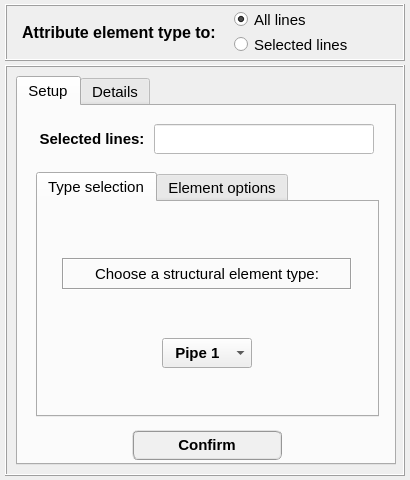
<?xml version="1.0" encoding="UTF-8"?>
<ui version="4.0">
 <class>Dialog</class>
 <widget class="QDialog" name="Dialog">
  <property name="windowModality">
   <enum>Qt::NonModal</enum>
  </property>
  <property name="geometry">
   <rect>
    <x>0</x>
    <y>0</y>
    <width>410</width>
    <height>480</height>
   </rect>
  </property>
  <property name="sizePolicy">
   <sizepolicy hsizetype="Fixed" vsizetype="Fixed">
    <horstretch>0</horstretch>
    <verstretch>0</verstretch>
   </sizepolicy>
  </property>
  <property name="minimumSize">
   <size>
    <width>410</width>
    <height>480</height>
   </size>
  </property>
  <property name="maximumSize">
   <size>
    <width>410</width>
    <height>480</height>
   </size>
  </property>
  <property name="contextMenuPolicy">
   <enum>Qt::DefaultContextMenu</enum>
  </property>
  <property name="windowTitle">
   <string> Set: structural element type</string>
  </property>
  <property name="whatsThis">
   <string/>
  </property>
  <layout class="QGridLayout" name="gridLayout">
   <property name="leftMargin">
    <number>4</number>
   </property>
   <property name="topMargin">
    <number>4</number>
   </property>
   <property name="rightMargin">
    <number>4</number>
   </property>
   <property name="bottomMargin">
    <number>4</number>
   </property>
   <property name="spacing">
    <number>4</number>
   </property>
   <item row="0" column="0">
    <widget class="QFrame" name="frame">
     <property name="minimumSize">
      <size>
       <width>400</width>
       <height>57</height>
      </size>
     </property>
     <property name="maximumSize">
      <size>
       <width>450</width>
       <height>57</height>
      </size>
     </property>
     <property name="frameShape">
      <enum>QFrame::Box</enum>
     </property>
     <property name="frameShadow">
      <enum>QFrame::Raised</enum>
     </property>
     <property name="lineWidth">
      <number>1</number>
     </property>
     <layout class="QGridLayout" name="gridLayout_5">
      <property name="leftMargin">
       <number>0</number>
      </property>
      <property name="topMargin">
       <number>0</number>
      </property>
      <property name="rightMargin">
       <number>0</number>
      </property>
      <property name="bottomMargin">
       <number>0</number>
      </property>
      <property name="spacing">
       <number>0</number>
      </property>
      <item row="0" column="0">
       <widget class="QFrame" name="frame_5">
        <property name="frameShape">
         <enum>QFrame::NoFrame</enum>
        </property>
        <property name="frameShadow">
         <enum>QFrame::Raised</enum>
        </property>
        <layout class="QGridLayout" name="gridLayout_4">
         <item row="0" column="1">
          <widget class="QLabel" name="label">
           <property name="font">
            <font>
             <family>MS Shell Dlg 2</family>
             <pointsize>12</pointsize>
             <weight>75</weight>
             <italic>false</italic>
             <bold>true</bold>
            </font>
           </property>
           <property name="text">
            <string>Attribute element type to:</string>
           </property>
           <property name="textFormat">
            <enum>Qt::AutoText</enum>
           </property>
           <property name="alignment">
            <set>Qt::AlignCenter</set>
           </property>
          </widget>
         </item>
         <item row="0" column="0">
          <widget class="QFrame" name="frame_7">
           <property name="frameShape">
            <enum>QFrame::NoFrame</enum>
           </property>
           <property name="frameShadow">
            <enum>QFrame::Raised</enum>
           </property>
          </widget>
         </item>
        </layout>
       </widget>
      </item>
      <item row="0" column="1">
       <widget class="QFrame" name="frame_3">
        <property name="frameShape">
         <enum>QFrame::NoFrame</enum>
        </property>
        <property name="frameShadow">
         <enum>QFrame::Raised</enum>
        </property>
        <layout class="QGridLayout" name="gridLayout_3">
         <property name="topMargin">
          <number>0</number>
         </property>
         <property name="rightMargin">
          <number>0</number>
         </property>
         <property name="bottomMargin">
          <number>0</number>
         </property>
         <property name="spacing">
          <number>0</number>
         </property>
         <item row="1" column="0">
          <widget class="QRadioButton" name="radioButton_entity">
           <property name="minimumSize">
            <size>
             <width>128</width>
             <height>23</height>
            </size>
           </property>
           <property name="maximumSize">
            <size>
             <width>128</width>
             <height>23</height>
            </size>
           </property>
           <property name="font">
            <font>
             <family>MS Shell Dlg 2</family>
             <pointsize>11</pointsize>
             <weight>50</weight>
             <italic>false</italic>
             <bold>false</bold>
             <stylestrategy>PreferAntialias</stylestrategy>
            </font>
           </property>
           <property name="focusPolicy">
            <enum>Qt::ClickFocus</enum>
           </property>
           <property name="text">
            <string>Selected lines</string>
           </property>
           <property name="checked">
            <bool>false</bool>
           </property>
          </widget>
         </item>
         <item row="0" column="0">
          <widget class="QRadioButton" name="radioButton_all">
           <property name="enabled">
            <bool>true</bool>
           </property>
           <property name="minimumSize">
            <size>
             <width>128</width>
             <height>23</height>
            </size>
           </property>
           <property name="maximumSize">
            <size>
             <width>128</width>
             <height>23</height>
            </size>
           </property>
           <property name="font">
            <font>
             <family>MS Shell Dlg 2</family>
             <pointsize>11</pointsize>
             <weight>50</weight>
             <italic>false</italic>
             <bold>false</bold>
             <stylestrategy>PreferAntialias</stylestrategy>
            </font>
           </property>
           <property name="focusPolicy">
            <enum>Qt::ClickFocus</enum>
           </property>
           <property name="text">
            <string>All lines</string>
           </property>
           <property name="checked">
            <bool>true</bool>
           </property>
          </widget>
         </item>
         <item row="0" column="1">
          <widget class="QFrame" name="frame_6">
           <property name="frameShape">
            <enum>QFrame::NoFrame</enum>
           </property>
           <property name="frameShadow">
            <enum>QFrame::Raised</enum>
           </property>
          </widget>
         </item>
        </layout>
       </widget>
      </item>
     </layout>
    </widget>
   </item>
   <item row="1" column="0">
    <widget class="QFrame" name="frame_2">
     <property name="sizePolicy">
      <sizepolicy hsizetype="Preferred" vsizetype="Preferred">
       <horstretch>40</horstretch>
       <verstretch>0</verstretch>
      </sizepolicy>
     </property>
     <property name="minimumSize">
      <size>
       <width>400</width>
       <height>387</height>
      </size>
     </property>
     <property name="maximumSize">
      <size>
       <width>400</width>
       <height>587</height>
      </size>
     </property>
     <property name="font">
      <font>
       <pointsize>12</pointsize>
       <italic>true</italic>
      </font>
     </property>
     <property name="frameShape">
      <enum>QFrame::Box</enum>
     </property>
     <property name="frameShadow">
      <enum>QFrame::Raised</enum>
     </property>
     <layout class="QGridLayout" name="gridLayout_2">
      <item row="0" column="0">
       <widget class="QTabWidget" name="tabWidget_main">
        <property name="minimumSize">
         <size>
          <width>380</width>
          <height>0</height>
         </size>
        </property>
        <property name="maximumSize">
         <size>
          <width>380</width>
          <height>16777215</height>
         </size>
        </property>
        <property name="font">
         <font>
          <family>MS Shell Dlg 2</family>
          <pointsize>11</pointsize>
          <weight>50</weight>
          <italic>false</italic>
          <bold>false</bold>
         </font>
        </property>
        <property name="currentIndex">
         <number>0</number>
        </property>
        <widget class="QWidget" name="tab_setup">
         <attribute name="title">
          <string>Setup</string>
         </attribute>
         <widget class="QPushButton" name="pushButton_confirm">
          <property name="geometry">
           <rect>
            <x>114</x>
            <y>324</y>
            <width>150</width>
            <height>30</height>
           </rect>
          </property>
          <property name="minimumSize">
           <size>
            <width>150</width>
            <height>30</height>
           </size>
          </property>
          <property name="maximumSize">
           <size>
            <width>150</width>
            <height>30</height>
           </size>
          </property>
          <property name="font">
           <font>
            <family>MS Shell Dlg 2</family>
            <pointsize>11</pointsize>
            <weight>75</weight>
            <italic>false</italic>
            <bold>true</bold>
           </font>
          </property>
          <property name="styleSheet">
           <string notr="true">QPushButton{border-radius: 6px; border-color: rgb(150, 150, 150); border-style: ridge; border-width: 2px; color: rgb(0, 0, 0); background-color: rgb(240, 240, 240); font: 75 bold 11pt &quot;MS Shell Dlg 2&quot;}
QPushButton:hover{border-radius: 6px; border-color: rgb(0, 170, 255); border-style: ridge; border-width: 2px; color: rgb(0, 0, 0); background-color: rgba(174, 213, 255, 100); font: 75 bold 11pt &quot;MS Shell Dlg 2&quot;}
QPushButton:pressed{border-radius: 6px; border-color: rgb(0, 170, 255); border-style: ridge; border-width: 3px; color: rgb(0, 0, 0); background-color: rgb(174, 213, 255); font: 75 bold 11pt &quot;MS Shell Dlg 2&quot;}</string>
          </property>
          <property name="text">
           <string>Confirm</string>
          </property>
         </widget>
         <widget class="QLineEdit" name="lineEdit_selected_ID">
          <property name="enabled">
           <bool>true</bool>
          </property>
          <property name="geometry">
           <rect>
            <x>136</x>
            <y>18</y>
            <width>220</width>
            <height>30</height>
           </rect>
          </property>
          <property name="minimumSize">
           <size>
            <width>220</width>
            <height>30</height>
           </size>
          </property>
          <property name="maximumSize">
           <size>
            <width>220</width>
            <height>30</height>
           </size>
          </property>
          <property name="font">
           <font>
            <family>MS Shell Dlg 2</family>
            <pointsize>11</pointsize>
            <weight>50</weight>
            <italic>false</italic>
            <bold>false</bold>
           </font>
          </property>
          <property name="focusPolicy">
           <enum>Qt::ClickFocus</enum>
          </property>
          <property name="styleSheet">
           <string notr="true">background-color: rgb(255, 255, 255);
color: rgb(0, 0, 255);</string>
          </property>
          <property name="text">
           <string/>
          </property>
          <property name="alignment">
           <set>Qt::AlignCenter</set>
          </property>
         </widget>
         <widget class="QLabel" name="label_3">
          <property name="geometry">
           <rect>
            <x>14</x>
            <y>20</y>
            <width>120</width>
            <height>26</height>
           </rect>
          </property>
          <property name="minimumSize">
           <size>
            <width>120</width>
            <height>26</height>
           </size>
          </property>
          <property name="maximumSize">
           <size>
            <width>120</width>
            <height>26</height>
           </size>
          </property>
          <property name="font">
           <font>
            <family>MS Shell Dlg 2</family>
            <pointsize>11</pointsize>
            <weight>75</weight>
            <italic>false</italic>
            <bold>true</bold>
           </font>
          </property>
          <property name="text">
           <string>Selected lines:</string>
          </property>
          <property name="textFormat">
           <enum>Qt::AutoText</enum>
          </property>
          <property name="alignment">
           <set>Qt::AlignCenter</set>
          </property>
         </widget>
         <widget class="QTabWidget" name="tabWidget_selection_options">
          <property name="geometry">
           <rect>
            <x>18</x>
            <y>66</y>
            <width>343</width>
            <height>245</height>
           </rect>
          </property>
          <property name="minimumSize">
           <size>
            <width>343</width>
            <height>205</height>
           </size>
          </property>
          <property name="maximumSize">
           <size>
            <width>343</width>
            <height>400</height>
           </size>
          </property>
          <property name="currentIndex">
           <number>0</number>
          </property>
          <widget class="QWidget" name="tab_type_selection">
           <attribute name="title">
            <string>Type selection</string>
           </attribute>
           <widget class="QComboBox" name="comboBox">
            <property name="geometry">
             <rect>
              <x>124</x>
              <y>136</y>
              <width>90</width>
              <height>30</height>
             </rect>
            </property>
            <property name="minimumSize">
             <size>
              <width>90</width>
              <height>30</height>
             </size>
            </property>
            <property name="maximumSize">
             <size>
              <width>90</width>
              <height>30</height>
             </size>
            </property>
            <property name="font">
             <font>
              <family>MS Shell Dlg 2</family>
              <pointsize>11</pointsize>
              <weight>75</weight>
              <italic>false</italic>
              <bold>true</bold>
             </font>
            </property>
            <property name="layoutDirection">
             <enum>Qt::LeftToRight</enum>
            </property>
            <property name="autoFillBackground">
             <bool>false</bool>
            </property>
            <property name="styleSheet">
             <string notr="true"/>
            </property>
            <property name="currentText">
             <string>  Pipe 1</string>
            </property>
            <property name="currentIndex">
             <number>0</number>
            </property>
            <property name="maxCount">
             <number>500</number>
            </property>
            <property name="insertPolicy">
             <enum>QComboBox::InsertAtBottom</enum>
            </property>
            <property name="sizeAdjustPolicy">
             <enum>QComboBox::AdjustToMinimumContentsLength</enum>
            </property>
            <property name="duplicatesEnabled">
             <bool>false</bool>
            </property>
            <item>
             <property name="text">
              <string>  Pipe 1</string>
             </property>
            </item>
            <item>
             <property name="text">
              <string>Beam_1</string>
             </property>
            </item>
           </widget>
           <widget class="QLabel" name="label_2">
            <property name="geometry">
             <rect>
              <x>24</x>
              <y>56</y>
              <width>290</width>
              <height>32</height>
             </rect>
            </property>
            <property name="minimumSize">
             <size>
              <width>290</width>
              <height>32</height>
             </size>
            </property>
            <property name="maximumSize">
             <size>
              <width>290</width>
              <height>32</height>
             </size>
            </property>
            <property name="font">
             <font>
              <family>Arial</family>
              <pointsize>11</pointsize>
              <weight>50</weight>
              <italic>false</italic>
              <bold>false</bold>
             </font>
            </property>
            <property name="frameShape">
             <enum>QFrame::Box</enum>
            </property>
            <property name="frameShadow">
             <enum>QFrame::Sunken</enum>
            </property>
            <property name="midLineWidth">
             <number>0</number>
            </property>
            <property name="text">
             <string>Choose a structural element type:</string>
            </property>
            <property name="alignment">
             <set>Qt::AlignCenter</set>
            </property>
           </widget>
          </widget>
          <widget class="QWidget" name="tab_element_options">
           <attribute name="title">
            <string>Element options</string>
           </attribute>
           <widget class="QFrame" name="frame_4">
            <property name="geometry">
             <rect>
              <x>8</x>
              <y>10</y>
              <width>320</width>
              <height>197</height>
             </rect>
            </property>
            <property name="minimumSize">
             <size>
              <width>320</width>
              <height>0</height>
             </size>
            </property>
            <property name="maximumSize">
             <size>
              <width>320</width>
              <height>16777215</height>
             </size>
            </property>
            <property name="frameShape">
             <enum>QFrame::Box</enum>
            </property>
            <property name="frameShadow">
             <enum>QFrame::Raised</enum>
            </property>
            <widget class="QLabel" name="label_5">
             <property name="geometry">
              <rect>
               <x>0</x>
               <y>0</y>
               <width>320</width>
               <height>38</height>
              </rect>
             </property>
             <property name="minimumSize">
              <size>
               <width>320</width>
               <height>38</height>
              </size>
             </property>
             <property name="maximumSize">
              <size>
               <width>320</width>
               <height>38</height>
              </size>
             </property>
             <property name="font">
              <font>
               <family>MS Shell Dlg 2</family>
               <pointsize>11</pointsize>
               <weight>50</weight>
               <italic>false</italic>
               <bold>false</bold>
              </font>
             </property>
             <property name="frameShape">
              <enum>QFrame::Box</enum>
             </property>
             <property name="frameShadow">
              <enum>QFrame::Raised</enum>
             </property>
             <property name="midLineWidth">
              <number>0</number>
             </property>
             <property name="text">
              <string>Element setup</string>
             </property>
             <property name="alignment">
              <set>Qt::AlignCenter</set>
             </property>
            </widget>
            <widget class="QFrame" name="frame_wall_formulation">
             <property name="geometry">
              <rect>
               <x>8</x>
               <y>79</y>
               <width>150</width>
               <height>104</height>
              </rect>
             </property>
             <property name="minimumSize">
              <size>
               <width>150</width>
               <height>104</height>
              </size>
             </property>
             <property name="maximumSize">
              <size>
               <width>150</width>
               <height>104</height>
              </size>
             </property>
             <property name="frameShape">
              <enum>QFrame::Box</enum>
             </property>
             <property name="frameShadow">
              <enum>QFrame::Sunken</enum>
             </property>
             <widget class="QRadioButton" name="radioButton_thick_wall_formulation">
              <property name="geometry">
               <rect>
                <x>38</x>
                <y>72</y>
                <width>90</width>
                <height>28</height>
               </rect>
              </property>
              <property name="minimumSize">
               <size>
                <width>90</width>
                <height>28</height>
               </size>
              </property>
              <property name="maximumSize">
               <size>
                <width>90</width>
                <height>28</height>
               </size>
              </property>
              <property name="font">
               <font>
                <pointsize>11</pointsize>
                <italic>false</italic>
               </font>
              </property>
              <property name="text">
               <string>Thick</string>
              </property>
              <property name="checked">
               <bool>false</bool>
              </property>
             </widget>
             <widget class="QRadioButton" name="radioButton_thin_wall_formulation">
              <property name="geometry">
               <rect>
                <x>38</x>
                <y>36</y>
                <width>90</width>
                <height>28</height>
               </rect>
              </property>
              <property name="minimumSize">
               <size>
                <width>90</width>
                <height>28</height>
               </size>
              </property>
              <property name="maximumSize">
               <size>
                <width>90</width>
                <height>28</height>
               </size>
              </property>
              <property name="font">
               <font>
                <pointsize>11</pointsize>
                <italic>false</italic>
               </font>
              </property>
              <property name="text">
               <string>Thin</string>
              </property>
              <property name="checked">
               <bool>true</bool>
              </property>
             </widget>
             <widget class="QLabel" name="label_wall_formulation">
              <property name="geometry">
               <rect>
                <x>0</x>
                <y>0</y>
                <width>150</width>
                <height>32</height>
               </rect>
              </property>
              <property name="minimumSize">
               <size>
                <width>150</width>
                <height>32</height>
               </size>
              </property>
              <property name="maximumSize">
               <size>
                <width>150</width>
                <height>32</height>
               </size>
              </property>
              <property name="font">
               <font>
                <family>Arial</family>
                <pointsize>11</pointsize>
                <weight>50</weight>
                <italic>false</italic>
                <bold>false</bold>
               </font>
              </property>
              <property name="frameShape">
               <enum>QFrame::Box</enum>
              </property>
              <property name="frameShadow">
               <enum>QFrame::Sunken</enum>
              </property>
              <property name="midLineWidth">
               <number>0</number>
              </property>
              <property name="text">
               <string>Wall formulation</string>
              </property>
              <property name="alignment">
               <set>Qt::AlignCenter</set>
              </property>
             </widget>
            </widget>
            <widget class="QFrame" name="frame_force_offset">
             <property name="geometry">
              <rect>
               <x>164</x>
               <y>79</y>
               <width>150</width>
               <height>104</height>
              </rect>
             </property>
             <property name="minimumSize">
              <size>
               <width>150</width>
               <height>104</height>
              </size>
             </property>
             <property name="maximumSize">
              <size>
               <width>150</width>
               <height>104</height>
              </size>
             </property>
             <property name="frameShape">
              <enum>QFrame::Box</enum>
             </property>
             <property name="frameShadow">
              <enum>QFrame::Sunken</enum>
             </property>
             <widget class="QRadioButton" name="radioButton_force_offset_off">
              <property name="geometry">
               <rect>
                <x>40</x>
                <y>72</y>
                <width>80</width>
                <height>28</height>
               </rect>
              </property>
              <property name="minimumSize">
               <size>
                <width>80</width>
                <height>28</height>
               </size>
              </property>
              <property name="maximumSize">
               <size>
                <width>80</width>
                <height>28</height>
               </size>
              </property>
              <property name="font">
               <font>
                <pointsize>11</pointsize>
                <italic>false</italic>
               </font>
              </property>
              <property name="text">
               <string>No</string>
              </property>
              <property name="checked">
               <bool>false</bool>
              </property>
             </widget>
             <widget class="QRadioButton" name="radioButton_force_offset_on">
              <property name="geometry">
               <rect>
                <x>40</x>
                <y>36</y>
                <width>80</width>
                <height>28</height>
               </rect>
              </property>
              <property name="minimumSize">
               <size>
                <width>80</width>
                <height>28</height>
               </size>
              </property>
              <property name="maximumSize">
               <size>
                <width>80</width>
                <height>28</height>
               </size>
              </property>
              <property name="font">
               <font>
                <pointsize>11</pointsize>
                <italic>false</italic>
               </font>
              </property>
              <property name="text">
               <string>Yes</string>
              </property>
              <property name="checked">
               <bool>true</bool>
              </property>
             </widget>
             <widget class="QLabel" name="label_7">
              <property name="geometry">
               <rect>
                <x>0</x>
                <y>0</y>
                <width>150</width>
                <height>32</height>
               </rect>
              </property>
              <property name="minimumSize">
               <size>
                <width>150</width>
                <height>32</height>
               </size>
              </property>
              <property name="maximumSize">
               <size>
                <width>150</width>
                <height>32</height>
               </size>
              </property>
              <property name="font">
               <font>
                <family>MS Shell Dlg 2</family>
                <pointsize>11</pointsize>
                <weight>50</weight>
                <italic>false</italic>
                <bold>false</bold>
               </font>
              </property>
              <property name="frameShape">
               <enum>QFrame::Box</enum>
              </property>
              <property name="frameShadow">
               <enum>QFrame::Sunken</enum>
              </property>
              <property name="midLineWidth">
               <number>0</number>
              </property>
              <property name="text">
               <string>Force offset</string>
              </property>
              <property name="alignment">
               <set>Qt::AlignCenter</set>
              </property>
             </widget>
            </widget>
            <widget class="QCheckBox" name="checkBox_capped_end">
             <property name="geometry">
              <rect>
               <x>86</x>
               <y>44</y>
               <width>180</width>
               <height>28</height>
              </rect>
             </property>
             <property name="minimumSize">
              <size>
               <width>180</width>
               <height>28</height>
              </size>
             </property>
             <property name="maximumSize">
              <size>
               <width>180</width>
               <height>28</height>
              </size>
             </property>
             <property name="text">
              <string>Capped end effect</string>
             </property>
             <property name="checked">
              <bool>true</bool>
             </property>
            </widget>
           </widget>
          </widget>
         </widget>
        </widget>
        <widget class="QWidget" name="tab_details">
         <attribute name="title">
          <string>Details</string>
         </attribute>
         <widget class="QPushButton" name="pushButton_get_information">
          <property name="geometry">
           <rect>
            <x>138</x>
            <y>316</y>
            <width>100</width>
            <height>30</height>
           </rect>
          </property>
          <property name="minimumSize">
           <size>
            <width>100</width>
            <height>30</height>
           </size>
          </property>
          <property name="maximumSize">
           <size>
            <width>100</width>
            <height>30</height>
           </size>
          </property>
          <property name="font">
           <font>
            <family>MS Shell Dlg 2</family>
            <pointsize>11</pointsize>
            <weight>75</weight>
            <italic>false</italic>
            <bold>true</bold>
           </font>
          </property>
          <property name="styleSheet">
           <string notr="true">QPushButton{border-radius: 6px; border-color: rgb(150, 150, 150); border-style: ridge; border-width: 2px; color: rgb(0, 0, 0); background-color: rgb(240, 240, 240); font: 75 bold 11pt &quot;MS Shell Dlg 2&quot;}
QPushButton:hover{border-radius: 6px; border-color: rgb(0, 170, 255); border-style: ridge; border-width: 2px; color: rgb(0, 0, 0); background-color: rgba(174, 213, 255, 100); font: 75 bold 11pt &quot;MS Shell Dlg 2&quot;}
QPushButton:pressed{border-radius: 6px; border-color: rgb(0, 170, 255); border-style: ridge; border-width: 3px; color: rgb(0, 0, 0); background-color: rgb(174, 213, 255); font: 75 bold 11pt &quot;MS Shell Dlg 2&quot;}</string>
          </property>
          <property name="text">
           <string>See details</string>
          </property>
         </widget>
         <widget class="QTreeWidget" name="treeWidget_element_type">
          <property name="geometry">
           <rect>
            <x>10</x>
            <y>64</y>
            <width>356</width>
            <height>240</height>
           </rect>
          </property>
          <property name="minimumSize">
           <size>
            <width>0</width>
            <height>0</height>
           </size>
          </property>
          <property name="maximumSize">
           <size>
            <width>1000</width>
            <height>1000</height>
           </size>
          </property>
          <property name="font">
           <font>
            <family>MS Shell Dlg 2</family>
            <pointsize>10</pointsize>
            <weight>75</weight>
            <italic>false</italic>
            <bold>true</bold>
           </font>
          </property>
          <property name="indentation">
           <number>0</number>
          </property>
          <column>
           <property name="text">
            <string>Element type</string>
           </property>
           <property name="font">
            <font>
             <family>MS Shell Dlg 2</family>
             <pointsize>10</pointsize>
             <weight>75</weight>
             <italic>false</italic>
             <bold>true</bold>
            </font>
           </property>
           <property name="textAlignment">
            <set>AlignCenter</set>
           </property>
          </column>
          <column>
           <property name="text">
            <string>Lines</string>
           </property>
           <property name="font">
            <font>
             <family>MS Shell Dlg 2</family>
             <pointsize>10</pointsize>
             <weight>75</weight>
             <italic>false</italic>
             <bold>true</bold>
            </font>
           </property>
           <property name="textAlignment">
            <set>AlignCenter</set>
           </property>
          </column>
         </widget>
         <widget class="QLabel" name="label_4">
          <property name="geometry">
           <rect>
            <x>58</x>
            <y>20</y>
            <width>80</width>
            <height>26</height>
           </rect>
          </property>
          <property name="minimumSize">
           <size>
            <width>80</width>
            <height>26</height>
           </size>
          </property>
          <property name="maximumSize">
           <size>
            <width>80</width>
            <height>26</height>
           </size>
          </property>
          <property name="font">
           <font>
            <family>Arial</family>
            <pointsize>12</pointsize>
            <weight>75</weight>
            <italic>false</italic>
            <bold>true</bold>
           </font>
          </property>
          <property name="text">
           <string>Group:</string>
          </property>
          <property name="textFormat">
           <enum>Qt::AutoText</enum>
          </property>
          <property name="alignment">
           <set>Qt::AlignCenter</set>
          </property>
         </widget>
         <widget class="QLineEdit" name="lineEdit_selected_group">
          <property name="enabled">
           <bool>false</bool>
          </property>
          <property name="geometry">
           <rect>
            <x>140</x>
            <y>18</y>
            <width>150</width>
            <height>30</height>
           </rect>
          </property>
          <property name="minimumSize">
           <size>
            <width>150</width>
            <height>30</height>
           </size>
          </property>
          <property name="maximumSize">
           <size>
            <width>150</width>
            <height>30</height>
           </size>
          </property>
          <property name="font">
           <font>
            <family>MS Shell Dlg 2</family>
            <pointsize>11</pointsize>
            <weight>50</weight>
            <italic>false</italic>
            <bold>false</bold>
           </font>
          </property>
          <property name="focusPolicy">
           <enum>Qt::ClickFocus</enum>
          </property>
          <property name="styleSheet">
           <string notr="true"/>
          </property>
          <property name="text">
           <string/>
          </property>
          <property name="alignment">
           <set>Qt::AlignCenter</set>
          </property>
         </widget>
         <zorder>treeWidget_element_type</zorder>
         <zorder>pushButton_get_information</zorder>
         <zorder>label_4</zorder>
         <zorder>lineEdit_selected_group</zorder>
        </widget>
       </widget>
      </item>
     </layout>
    </widget>
   </item>
  </layout>
 </widget>
 <resources/>
 <connections/>
</ui>
